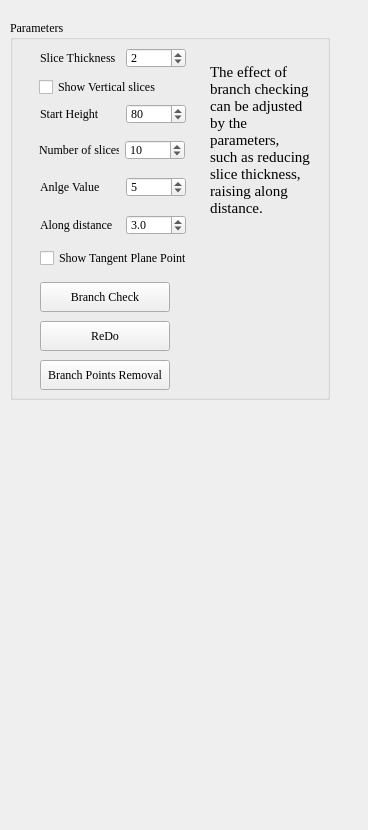
<?xml version="1.0" encoding="UTF-8"?>
<ui version="4.0">
 <class>BranchRemovalByTangentPlaneForm</class>
 <widget class="QWidget" name="BranchRemovalByTangentPlaneForm">
  <property name="geometry">
   <rect>
    <x>0</x>
    <y>0</y>
    <width>368</width>
    <height>830</height>
   </rect>
  </property>
  <property name="font">
   <font>
    <family>Times New Roman</family>
    <pointsize>9</pointsize>
   </font>
  </property>
  <property name="windowTitle">
   <string>Form</string>
  </property>
  <widget class="QGroupBox" name="groupBox">
   <property name="enabled">
    <bool>true</bool>
   </property>
   <property name="geometry">
    <rect>
     <x>10</x>
     <y>20</y>
     <width>320</width>
     <height>380</height>
    </rect>
   </property>
   <property name="minimumSize">
    <size>
     <width>320</width>
     <height>380</height>
    </size>
   </property>
   <property name="maximumSize">
    <size>
     <width>320</width>
     <height>380</height>
    </size>
   </property>
   <property name="title">
    <string>Parameters</string>
   </property>
   <widget class="QCheckBox" name="checkBoxVerticalSlices">
    <property name="geometry">
     <rect>
      <x>29</x>
      <y>59</y>
      <width>181</width>
      <height>16</height>
     </rect>
    </property>
    <property name="text">
     <string>Show Vertical slices</string>
    </property>
   </widget>
   <widget class="QWidget" name="layoutWidget">
    <property name="geometry">
     <rect>
      <x>30</x>
      <y>27</y>
      <width>148</width>
      <height>22</height>
     </rect>
    </property>
    <layout class="QHBoxLayout" name="horizontalLayout_7">
     <item>
      <widget class="QLabel" name="labelThickNess_2">
       <property name="minimumSize">
        <size>
         <width>80</width>
         <height>20</height>
        </size>
       </property>
       <property name="maximumSize">
        <size>
         <width>80</width>
         <height>20</height>
        </size>
       </property>
       <property name="text">
        <string>Slice Thickness</string>
       </property>
      </widget>
     </item>
     <item>
      <widget class="QSpinBox" name="spinBoxThickNess">
       <property name="minimumSize">
        <size>
         <width>60</width>
         <height>20</height>
        </size>
       </property>
       <property name="maximumSize">
        <size>
         <width>60</width>
         <height>20</height>
        </size>
       </property>
       <property name="minimum">
        <number>1</number>
       </property>
       <property name="maximum">
        <number>50</number>
       </property>
       <property name="singleStep">
        <number>1</number>
       </property>
       <property name="value">
        <number>2</number>
       </property>
      </widget>
     </item>
    </layout>
   </widget>
   <widget class="QPushButton" name="pushButtonRemoval">
    <property name="geometry">
     <rect>
      <x>30</x>
      <y>340</y>
      <width>130</width>
      <height>30</height>
     </rect>
    </property>
    <property name="minimumSize">
     <size>
      <width>130</width>
      <height>30</height>
     </size>
    </property>
    <property name="text">
     <string>Branch Points Removal</string>
    </property>
   </widget>
   <widget class="QPushButton" name="pushButtonRedo">
    <property name="geometry">
     <rect>
      <x>30</x>
      <y>301</y>
      <width>130</width>
      <height>30</height>
     </rect>
    </property>
    <property name="minimumSize">
     <size>
      <width>130</width>
      <height>30</height>
     </size>
    </property>
    <property name="text">
     <string>ReDo</string>
    </property>
   </widget>
   <widget class="QWidget" name="layoutWidget_2">
    <property name="geometry">
     <rect>
      <x>30</x>
      <y>156</y>
      <width>148</width>
      <height>22</height>
     </rect>
    </property>
    <layout class="QHBoxLayout" name="horizontalLayout_8">
     <item>
      <widget class="QLabel" name="labelThickNess_3">
       <property name="minimumSize">
        <size>
         <width>80</width>
         <height>20</height>
        </size>
       </property>
       <property name="maximumSize">
        <size>
         <width>80</width>
         <height>20</height>
        </size>
       </property>
       <property name="whatsThis">
        <string>The angle value for angle partition</string>
       </property>
       <property name="text">
        <string>Anlge Value</string>
       </property>
      </widget>
     </item>
     <item>
      <widget class="QSpinBox" name="spinBoxAngleValue">
       <property name="minimumSize">
        <size>
         <width>60</width>
         <height>20</height>
        </size>
       </property>
       <property name="maximumSize">
        <size>
         <width>60</width>
         <height>20</height>
        </size>
       </property>
       <property name="minimum">
        <number>1</number>
       </property>
       <property name="maximum">
        <number>30</number>
       </property>
       <property name="singleStep">
        <number>1</number>
       </property>
       <property name="value">
        <number>5</number>
       </property>
      </widget>
     </item>
    </layout>
   </widget>
   <widget class="QWidget" name="layoutWidget_3">
    <property name="geometry">
     <rect>
      <x>30</x>
      <y>194</y>
      <width>148</width>
      <height>22</height>
     </rect>
    </property>
    <layout class="QHBoxLayout" name="horizontalLayout_9">
     <item>
      <widget class="QLabel" name="labelThickNess_4">
       <property name="minimumSize">
        <size>
         <width>80</width>
         <height>20</height>
        </size>
       </property>
       <property name="maximumSize">
        <size>
         <width>80</width>
         <height>20</height>
        </size>
       </property>
       <property name="text">
        <string>Along distance</string>
       </property>
      </widget>
     </item>
     <item>
      <widget class="QDoubleSpinBox" name="doubleSpinBoxAlongDistance">
       <property name="minimumSize">
        <size>
         <width>60</width>
         <height>20</height>
        </size>
       </property>
       <property name="maximumSize">
        <size>
         <width>60</width>
         <height>20</height>
        </size>
       </property>
       <property name="decimals">
        <number>1</number>
       </property>
       <property name="minimum">
        <double>0.000000000000000</double>
       </property>
       <property name="maximum">
        <double>20.000000000000000</double>
       </property>
       <property name="singleStep">
        <double>0.100000000000000</double>
       </property>
       <property name="value">
        <double>3.000000000000000</double>
       </property>
      </widget>
     </item>
    </layout>
   </widget>
   <widget class="QPushButton" name="pushButtonBranchCheck">
    <property name="geometry">
     <rect>
      <x>30</x>
      <y>262</y>
      <width>130</width>
      <height>30</height>
     </rect>
    </property>
    <property name="minimumSize">
     <size>
      <width>130</width>
      <height>30</height>
     </size>
    </property>
    <property name="text">
     <string>Branch Check</string>
    </property>
   </widget>
   <widget class="QWidget" name="layoutWidget_4">
    <property name="geometry">
     <rect>
      <x>30</x>
      <y>83</y>
      <width>148</width>
      <height>22</height>
     </rect>
    </property>
    <layout class="QHBoxLayout" name="horizontalLayout_10">
     <item>
      <widget class="QLabel" name="labelThickNess_5">
       <property name="minimumSize">
        <size>
         <width>80</width>
         <height>20</height>
        </size>
       </property>
       <property name="maximumSize">
        <size>
         <width>80</width>
         <height>20</height>
        </size>
       </property>
       <property name="text">
        <string>Start Height</string>
       </property>
      </widget>
     </item>
     <item>
      <widget class="QSpinBox" name="spinBoxStartHeight">
       <property name="minimumSize">
        <size>
         <width>60</width>
         <height>20</height>
        </size>
       </property>
       <property name="maximumSize">
        <size>
         <width>60</width>
         <height>20</height>
        </size>
       </property>
       <property name="minimum">
        <number>1</number>
       </property>
       <property name="maximum">
        <number>500</number>
       </property>
       <property name="singleStep">
        <number>1</number>
       </property>
       <property name="value">
        <number>80</number>
       </property>
      </widget>
     </item>
    </layout>
   </widget>
   <widget class="QWidget" name="layoutWidget_5">
    <property name="geometry">
     <rect>
      <x>29</x>
      <y>119</y>
      <width>148</width>
      <height>22</height>
     </rect>
    </property>
    <layout class="QHBoxLayout" name="horizontalLayout_11">
     <item>
      <widget class="QLabel" name="labelThickNess_6">
       <property name="minimumSize">
        <size>
         <width>80</width>
         <height>20</height>
        </size>
       </property>
       <property name="maximumSize">
        <size>
         <width>80</width>
         <height>20</height>
        </size>
       </property>
       <property name="statusTip">
        <string>The number of successive sections for tangent plane calculation</string>
       </property>
       <property name="text">
        <string>Number of slices</string>
       </property>
      </widget>
     </item>
     <item>
      <widget class="QSpinBox" name="spinBoxSectionNumber">
       <property name="minimumSize">
        <size>
         <width>60</width>
         <height>20</height>
        </size>
       </property>
       <property name="maximumSize">
        <size>
         <width>60</width>
         <height>20</height>
        </size>
       </property>
       <property name="minimum">
        <number>1</number>
       </property>
       <property name="maximum">
        <number>20</number>
       </property>
       <property name="singleStep">
        <number>1</number>
       </property>
       <property name="value">
        <number>10</number>
       </property>
      </widget>
     </item>
    </layout>
   </widget>
   <widget class="QCheckBox" name="checkBoxShowTangentPoint">
    <property name="geometry">
     <rect>
      <x>30</x>
      <y>230</y>
      <width>181</width>
      <height>16</height>
     </rect>
    </property>
    <property name="text">
     <string>Show Tangent Plane Point</string>
    </property>
   </widget>
   <widget class="QLabel" name="label">
    <property name="geometry">
     <rect>
      <x>200</x>
      <y>20</y>
      <width>100</width>
      <height>200</height>
     </rect>
    </property>
    <property name="minimumSize">
     <size>
      <width>100</width>
      <height>200</height>
     </size>
    </property>
    <property name="maximumSize">
     <size>
      <width>100</width>
      <height>200</height>
     </size>
    </property>
    <property name="font">
     <font>
      <pointsize>11</pointsize>
     </font>
    </property>
    <property name="text">
     <string>The effect of branch checking can be adjusted by the parameters, such as reducing slice thickness, raising along distance.  </string>
    </property>
    <property name="wordWrap">
     <bool>true</bool>
    </property>
   </widget>
  </widget>
 </widget>
 <tabstops>
  <tabstop>spinBoxThickNess</tabstop>
  <tabstop>checkBoxVerticalSlices</tabstop>
  <tabstop>spinBoxStartHeight</tabstop>
  <tabstop>spinBoxSectionNumber</tabstop>
  <tabstop>spinBoxAngleValue</tabstop>
  <tabstop>doubleSpinBoxAlongDistance</tabstop>
  <tabstop>pushButtonBranchCheck</tabstop>
  <tabstop>pushButtonRedo</tabstop>
  <tabstop>pushButtonRemoval</tabstop>
 </tabstops>
 <resources/>
 <connections/>
</ui>
